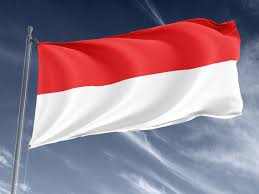
#> input picture fifth_question/image.jpg, 259 x 194 px, given in place of image1.jpg, which was not available
$ jupyter execute high_low_filters.ipynb
#> lines starting #> are read from the running program, lines starting #| are printed output that depends on the picture; pictures that were not available may be replaced by others from this repository, and a replacement may not be noted
[cell 1]
import cv2
import numpy as np
import matplotlib.pyplot as plt
# Function to display multiple images in a grid
def display_images(images, titles, rows, cols):
    plt.figure(figsize=(15, 8))  # Set figure size
    for i, (image, title) in enumerate(zip(images, titles)):
        plt.subplot(rows, cols, i + 1)
        plt.imshow(image, cmap='gray')
        plt.title(title)
        plt.axis('off')  # Turn off axes
    plt.tight_layout()
    plt.show()
# Load images
image1 = cv2.imread('image1.jpg')  # Apply high-pass filter on this image
#> image1 is the input picture: shape (194, 259, 3); mean B, G, R 141.4, 126.2, 149.9
image2 = cv2.imread('image2.jpg')  # Apply low-pass filter on this image
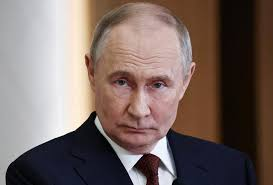
#> input picture third_question/image2.jpg, 273 x 185 px
#> image2 is the input picture: shape (185, 273, 3); mean B, G, R 99, 104, 120
# Convert to grayscale for processing
image1_gray = cv2.cvtColor(image1, cv2.COLOR_BGR2GRAY)
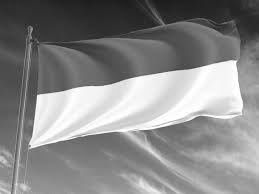
#> image1_gray: shape (194, 259); min 23, max 255, mean 135
image2_gray = cv2.cvtColor(image2, cv2.COLOR_BGR2GRAY)
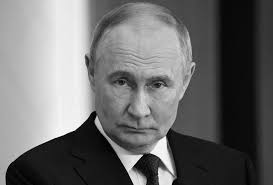
#> image2_gray: shape (185, 273); min 0, max 255, mean 108.2
# Resize image2 to match the dimensions of image1
height, width = image1_gray.shape  # Get the dimensions of image1
#> height = 194; width = 259
image2_resized = cv2.resize(image2_gray, (width, height))  # Resize image2 to match image1's size
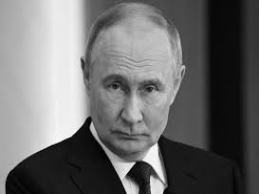
#> image2_resized: shape (194, 259); min 0, max 251, mean 108.1
# Apply Gaussian Blur (Low-Pass Filter) to image2 (resized)
low_pass2 = cv2.GaussianBlur(image2_resized, (11, 11), 0)  # Low-Pass Filter for Image 2
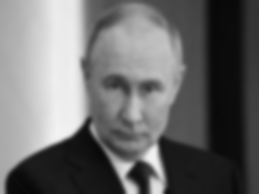
#> low_pass2: shape (194, 259); min 7, max 243, mean 108.1
# High-Pass Filter for image1 (subtract low pass from original)
low_pass1 = cv2.GaussianBlur(image1_gray, (11, 11), 0)  # Low-Pass Filter for Image 1
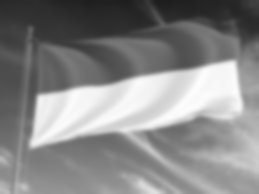
#> low_pass1: shape (194, 259); min 29, max 253, mean 135
high_pass1 = image1_gray - low_pass1  # High-Pass Filter for Image 1
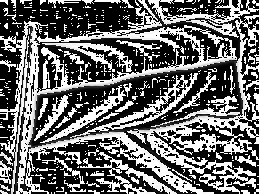
#> high_pass1: shape (194, 259); min 0, max 255, mean 104.4
# Combine the High-Pass and Low-Pass images to make the Hybrid Image
hybrid_image = high_pass1 + low_pass2
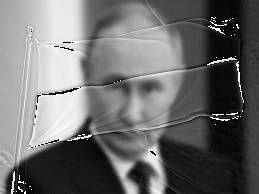
#> hybrid_image: shape (194, 259); min 0, max 255, mean 109.4
# List of images and their titles
images = [
    image1_gray,       # Original Image 1
    high_pass1,        # High-Pass Filtered Image 1
    image2_resized,    # Resized Image 2
    low_pass2,         # Low-Pass Filtered Image 2
    hybrid_image       # Hybrid Image
]
titles = [
    "Original Image 1 (High-Pass Filter)",
    "High-Passed Image 1",
    "Resized Image 2 (Low-Pass Filter)",
    "Low-Passed Image 2",
    "Hybrid Image (High-Pass + Low-Pass)"
]
# Display all images in a 1x5 grid
display_images(images, titles, rows=1, cols=5)
#> the loop in display_images, `for i, (image, title) in enumerate(zip(images, titles)):` made 5 passes
#> title on passes 1 to 5: 'Original Image 1 (High-Pass Filter)', 'High-Passed Image 1', 'Resized Image 2 (Low-Pass Filter)', 'Low-Passed Image 2', 'Hybrid Image (High-Pass + Low-Pass)'
